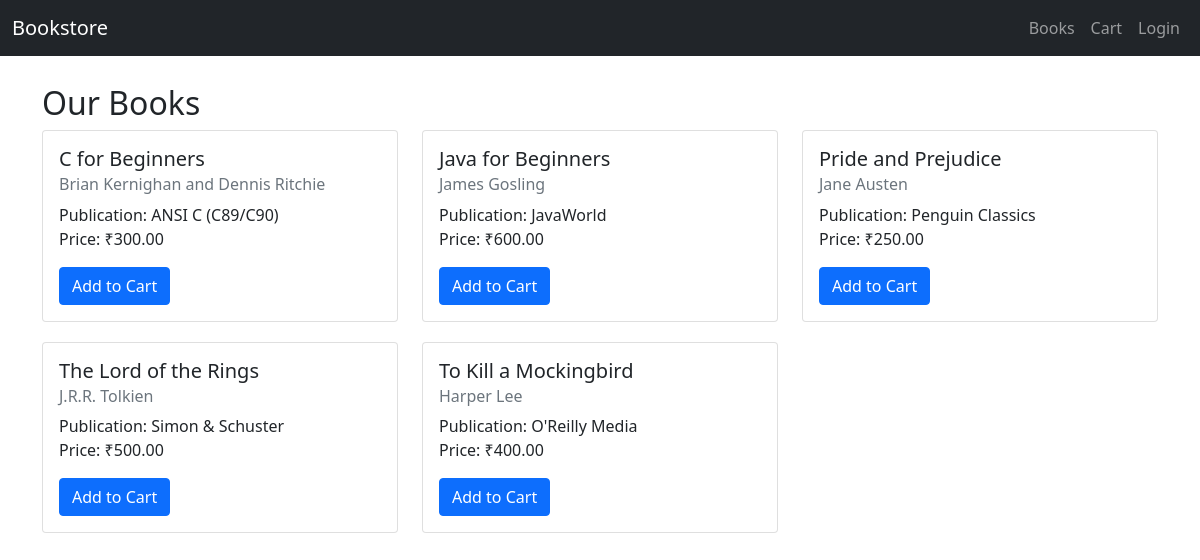
The page / on the database its author committed.
### bookstore_app/models.py (models this page shows, shortened)
class Book(models.Model):
    title = models.CharField(max_length=200)
    author = models.CharField(max_length=100)
    publication = models.ForeignKey(Publication, on_delete=models.SET_NULL, null=True, blank=True)
    price = models.DecimalField(max_digits=6, decimal_places=2)
    description = models.TextField(blank=True)

class Publication(models.Model):
    name = models.CharField(max_length=100)

### bookstore_app/views.py (the view)
# urls.py: path('', views.book_list, name='book_list'), # Homepage shows books
def book_list(request):
    books = Book.objects.all().order_by('title')
    cart = request.session.get('cart', {})
    cart_item_count = sum(cart.values())
    context = {
        'books': books,
        'cart_item_count': cart_item_count,
    }
    return render(request, 'bookstore_app/book_list.html', context)

### templates/bookstore_app/book_list.html (shortened to what this page needs)
{% extends 'base.html' %}
{% block content %}
<h2>Our Books</h2>
<div class="row">
    {% for book in books %}
    <div class="col-md-4">
        <div class="card book-card">
            <div class="card-body">
                <h5 class="card-title">{{ book.title }}</h5>
                <h6 class="card-subtitle mb-2 text-muted">{{ book.author }}</h6>
                <p class="card-text">
                    {% if book.publication %}
                        Publication: {{ book.publication.name }}<br>
                    {% endif %}
                    Price: ₹{{ book.price }}
                </p>
                <form action="{% url 'add_to_cart' book.id %}" method="post">
                    <button type="submit" class="btn btn-primary">Add to Cart</button>
                </form>
            </div>
        </div>
    </div>
    {% empty %}
    <p>No books available at the moment.</p>
    {% endfor %}
</div>
{% endblock %}

### templates/base.html (shortened to what this page needs)
<!DOCTYPE html>
<html lang="en">
<head>
    <link rel="stylesheet" href="https://cdn.jsdelivr.net/npm/bootstrap@5.1.3/dist/css/bootstrap.min.css">
</head>
<body>
    <nav class="navbar navbar-expand-lg navbar-dark bg-dark fixed-top">
        <div class="container-fluid">
            <a class="navbar-brand" href="{% url 'book_list' %}">Bookstore</a>
            <div class="collapse navbar-collapse" id="navbarNav">
                <ul class="navbar-nav ms-auto">
                    <li class="nav-item">
                        <a class="nav-link" href="{% url 'book_list' %}">Books</a>
                    </li>
                    <li class="nav-item">
                        <a class="nav-link" href="{% url 'view_cart' %}">
                            Cart
                        </a>
                    </li>
                    {% if user.is_authenticated %}
                        <li class="nav-item">
                            <span class="navbar-text me-2">Hello, {{ user.username }}!</span>
                        </li>
                        <li class="nav-item">
                            <form action="{% url 'logout' %}" method="post" class="d-inline">
                                {% csrf_token %}
                                <button type="submit" class="btn btn-link nav-link" style="display: inline; padding: 0; border: none;">Logout</button>
                            </form>
                        </li>
                    {% else %}
                        <li class="nav-item">
                            <a class="nav-link" href="{% url 'login' %}">Login</a>
                        </li>
                    {% endif %}
                </ul>
            </div>
        </div>
    </nav>
    <div class="container mt-4">
        {% block content %}{% endblock %}
    </div>
</body>
</html>

### templates/base.html (style rules this page uses)
body { padding-top: 60px; }
.book-card { margin-bottom: 20px; }

### rows shown on the page
Book: title "C for Beginners", author "Brian Kernighan and Dennis Ritchie", publication.name "ANSI C (C89/C90)", price "300.00"
Book: title "Java for Beginners", author "James Gosling", publication.name "JavaWorld", price "600.00"
Book: title "Pride and Prejudice", author "Jane Austen", publication.name "Penguin Classics", price "250.00"
Book: title "The Lord of the Rings", author "J.R.R. Tolkien", publication.name "Simon & Schuster", price "500.00"
Book: title "To Kill a Mockingbird", author "Harper Lee", publication.name "O'Reilly Media", price "400.00"
